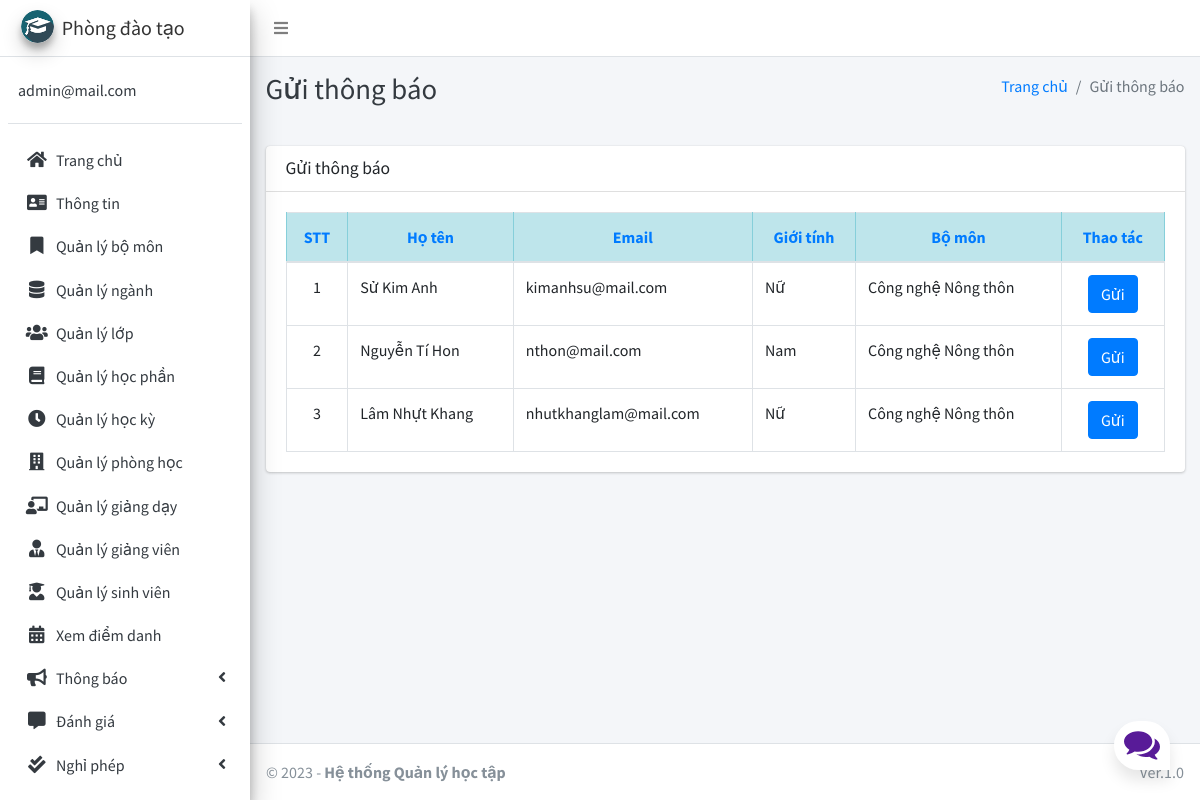
Page /admin_notify_staff (signed in) on the committed database.
### main_app/models.py (models this page shows, shortened)
class CustomUser(AbstractUser):
    USER_TYPE = ((1, "PDT"), (2, "GV"), (3, "SV"))
    id = models.CharField(primary_key='True', max_length=10)
    username = None  # Removed username, using email instead
    email = models.EmailField(unique=True)
    user_type = models.CharField(default=1, choices=USER_TYPE, max_length=1)
    fcm_token = models.TextField(default="")  # For firebase notifications
    USERNAME_FIELD = "email"
    REQUIRED_FIELDS = []
    objects = CustomUserManager()

class Staff(models.Model):
    admin = models.OneToOneField(CustomUser, primary_key='True', on_delete=models.CASCADE, blank=False)
    last_name = models.CharField(max_length=200)
    first_name = models.CharField(max_length=200)
    profile_pic = models.ImageField(null=True, blank=True, upload_to="images/")
    gender = models.CharField(max_length=3, choices=gender_choice)
    dob = models.DateField(null=True)
    pob = models.CharField(max_length=200, null=True)
    level = models.CharField(max_length=30, choices=level_choice)
    number = models.CharField(max_length=15, null=True)
    address = models.TextField(null=True)
    major = models.ForeignKey(Major, on_delete=models.DO_NOTHING, null=True, blank=False)
    department = models.ForeignKey(Department, on_delete=models.DO_NOTHING, null=True, blank=False)

class Department(models.Model):
    id = models.CharField(primary_key='True', max_length=50)
    name = models.CharField(max_length=120)

### main_app/hod_views.py (the view)
# urls.py: path("admin_notify_staff", hod_views.admin_notify_staff,
def admin_notify_staff(request):
    staff = CustomUser.objects.filter(user_type=2)
    context = {
        'page_title': "Gửi thông báo",
        'allStaff': staff
    }
    return render(request, "hod_template/staff_notification.html", context)

### main_app/templates/hod_template/staff_notification.html (shortened to what this page needs)
{% extends 'main_app/base.html' %}
{% load static %}
{% block page_title %}{{page_title}}{% endblock page_title %}
{% block content %}
<section class="content">
    <div class="container-fluid">
        <div class="row">
            <div class="col-md-12">
                <div class="card">
                    <div class="card-header">
                        <h3 class="card-title">{{page_title}}</h3>
                    </div>
                    <div class="card-body">
                        <table id="example2" class="table table-bordered table-hover">
                            <thead class="table-info text-primary text-center">
                                <tr>
                                    <th>STT</th>
                                    <th>Họ tên</th>
                                    <th>Email</th>
                                    <th>Giới tính</th>
                                    <th>Bộ môn</th>
                                    <th>Thao tác</th>
                                </tr>
                            </thead>
                            <tbody>
                                {% for staff in allStaff %}
                                <tr>
                                    <td class="text-center">{{ forloop.counter }}</td>
                                    <td>{{staff.staff.last_name}} {{staff.staff.first_name}}</td>
                                    <td>{{staff.email}}</td>
                                    <td>{{staff.staff.gender}}</td>
                                    <td>{{staff.staff.department.name}}</td>
                                    <td class="text-center"><button data-toggle = "modal" data-target = "#myModal"class="btn btn-primary show_notification" value="{{staff.id}}">Gửi</button>
                                    </td>
                                </tr>
                                {% endfor %}
                            </tbody>
                        </table>
                    </div>
                </div>
            </div>
        </div>
    </div>
</section>
{% endblock content %}

### main_app/templates/main_app/sidebar_template.html (shortened to what this page needs)
{% load static %}
<aside class="main-sidebar sidebar-light-blue elevation-4">
    {% if request.user.user_type == '1' %}
        <a href="{% url 'admin_home' %}" class="brand-link">
            <img src="{% static 'dist/img/cmsl.png' %} " alt="AdminLTE Logo"
                 class="brand-image img-circle elevation-3">
            <span class="brand-text">Phòng đào tạo</span>
        </a>
        <div class="sidebar">
        <div class="user-panel mt-3 pb-3 mb-3 d-flex">
            <div class="info">
                <a href="#" class="d-block">{{ user }}</a>
            </div>
        </div>
        <nav class="mt-2">
        <ul class="nav nav-pills nav-sidebar flex-column" data-widget="treeview" role="menu" data-accordion="false">
        <li class="nav-item">
            {% url 'admin_home' as admin_home %}
            <a href="{{ admin_home }}" class="nav-link {% if admin_home == request.path %} active {% endif %}">
                <i class="nav-icon fas fa-home"></i>
                <p>
                    Trang chủ
                </p>
            </a>
        </li>
        <li class="nav-item">
            {% url 'admin_view_profile' as admin_view_profile %}
            <a href="{{ admin_view_profile }}"
               class="nav-link {% if admin_view_profile == request.path %} active {% endif %}">
                <i class="nav-icon fas fa-address-card"></i>
                <p>
                    Thông tin
                </p>
            </a>
        </li>
        <li class="nav-item">
            {% url 'manage_department' as manage_department %}
            <a href="{{ manage_department }}" class="nav-link {% if manage_department == request.path %} active {% endif %}">
                <i class="nav-icon fas fa-bookmark"></i>
                <p>
                    Quản lý bộ môn
                </p>
            </a>
        </li>
                <li class="nav-item">
                    {% url 'manage_major' as manage_major %}
                    {% url 'edit_major' department_id as edit_major %}
                    <a href="{{ manage_major }}"
                       class="nav-link  {% if edit_major == request.path or manage_major == request.path %} active {% endif %}">
                        <i class="nav-icon fas fa-database"></i>
                        <p>
                            Quản lý ngành
                        </p>
                    </a>
                </li>
                        <li class="nav-item">
                    {% url 'manage_grade' as manage_grade %}
                    {% url 'edit_grade' department_id as edit_grade %}
                    <a href="{{ manage_grade }}"
                       class="nav-link  {% if edit_grade == request.path or manage_grade == request.path %} active {% endif %}">
                        <i class="nav-icon fas fa-users"></i>
                        <p>
                            Quản lý lớp
                        </p>
                    </a>
                </li>
                        <li class="nav-item">
                    {% url 'manage_subject' as manage_subject %}
                    {% url 'edit_subject' subject_id as edit_subject %}
                    <a href="{{ manage_subject }}"
                       class="nav-link  {% if edit_subject == request.path or manage_subject == request.path %} active {% endif %}">
                        <i class="nav-icon fas fa-book"></i>
                        <p>
                            Quản lý học phần
                        </p>
                    </a>
                </li>
                        <li class="nav-item">
                    {% url 'manage_session' as manage_session %}
                    {% url 'edit_session' session_id as edit_session %}
                    <a href="{{ manage_session }}"
                       class="nav-link  {% if edit_session == request.path or manage_session == request.path %} active {% endif %}">
                        <i class="nav-icon fas fa-clock"></i>
                        <p>
                            Quản lý học kỳ
                        </p>
                    </a>
                </li>
                        <li class="nav-item">
                    {% url 'manage_room' as manage_room %}
                    {% url 'edit_room' room_id as edit_room %}
                    <a href="{{ manage_room }}"
                       class="nav-link {% if manage_room == request.path or request.path == edit_room %} active {% endif %}">
                        <i class="fas fa-building nav-icon"></i>
                        <p>
                            Quản lý phòng học
                        </p>
                    </a>
                </li>
                        <li class="nav-item">
                    {% url 'manage_assign' as manage_assign %}
                    {% url 'edit_assign' assign_id as edit_assign %}
                    <a href="{{ manage_assign }}"
                       class="nav-link {% if manage_assign == request.path or request.path == edit_assign %} active {% endif %}">
                        <i class="nav-icon fas fa-chalkboard-teacher"></i>
                        <p>
                            Quản lý giảng dạy
                        </p>
                    </a>
                </li>
                <li class="nav-item">
            {% url 'manage_staff' as manage_staff %}
            {% url 'edit_staff' staff_id as edit_staff %}
            <a href="{{ manage_staff }}"
               class="nav-link {% if manage_staff == request.path or request.path == edit_staff %} active {% endif %}">
                <i class="nav-icon fas fa-user-tie"></i>
                <p>
                    Quản lý giảng viên
                </p>
            </a>
        </li>
        <li class="nav-item">
            {% url 'manage_student' as manage_student %}
            {% url 'edit_student' student_id as edit_student %}
            <a href="{{ manage_student }}"
               class="nav-link  {% if edit_student == request.path or manage_student == request.path %} active {% endif %}">
                <i class="nav-icon fas fa-user-graduate"></i>
                <p>
                    Quản lý sinh viên
                </p>
            </a>
        </li>
        <li class="nav-item">
            {% url 'admin_view_attendance' as admin_view_attendance %}
            <a href="{{ admin_view_attendance }}"
               class="nav-link  {% if admin_view_attendance == request.path %} active {% endif %}">
                <i class="nav-icon fas fa-calendar-alt"></i>
                <p>
                    Xem điểm danh
                </p>
            </a>
        </li>
        <li class="nav-item has-treeview">
            <a href="#" class="nav-link">
                <i class="nav-icon fas fa-bullhorn"></i>
                <p>
                    Thông báo
                    <i class="fas fa-angle-left right"></i>
                </p>
            </a>
        </li>
                <li class="nav-item has-treeview">
            <a href="#" class="nav-link">
                <i class="nav-icon fas fa-comment-alt"></i>
                <p>
                    Đánh giá
                    <i class="fas fa-angle-left right"></i>
                </p>
            </a>
        </li>
                <li class="nav-item has-treeview">
            <a href="#" class="nav-link">
                <i class="nav-icon fas fa-check-double"></i>
                <p>
                    Nghỉ phép
                    <i class="fas fa-angle-left right"></i>
                </p>
            </a>
        </li>
    {% endif %}
    <li class="nav-item">
        <a href="{% url 'user_logout' %}"
           onclick="return confirm('Bạn có chắc chắn muốn đăng xuất?')"
           class="nav-link">
        </a>
    </li>
    </ul>
    </nav>
    </div>
</aside>

### main_app/static/style.css (style rules this page uses)
* { box-sizing: border-box; margin: 0; padding: 0; }
body { font-family: 'Nunito', sans-serif; font-weight: 400; font-size: 100%; background: #F1F1F1; }
*, html { --primaryGradient: linear-gradient(93.12deg, #581B98 0.52%, #9C1DE7 100%); --secondaryGradient: linear-gradient(268.91deg, #581B98 -2.14%, #9C1DE7 99.69%); --primaryBoxShadow: 0px 10px 15px rgba(0, 0, 0, 0.1); --secondaryBoxShadow: 0px -10px 15px rgba(0, 0, 0, 0.1); --primary: #581B98; }

### rows in the picture
CustomUser: email "admin@mail.com"
CustomUser: staff.last_name "Sử Kim", staff.first_name "Anh", email "kimanhsu@mail.com", staff.gender "Nữ", staff.department.name "Công nghệ Nông thôn"
CustomUser: staff.last_name "Nguyễn Tí", staff.first_name "Hon", email "nthon@mail.com", staff.gender "Nam", staff.department.name "Công nghệ Nông thôn"
CustomUser: staff.last_name "Lâm Nhựt", staff.first_name "Khang", email "nhutkhanglam@mail.com", staff.gender "Nữ", staff.department.name "Công nghệ Nông thôn"

### other values in the picture
{{ page_title }} "Gửi thông báo"
